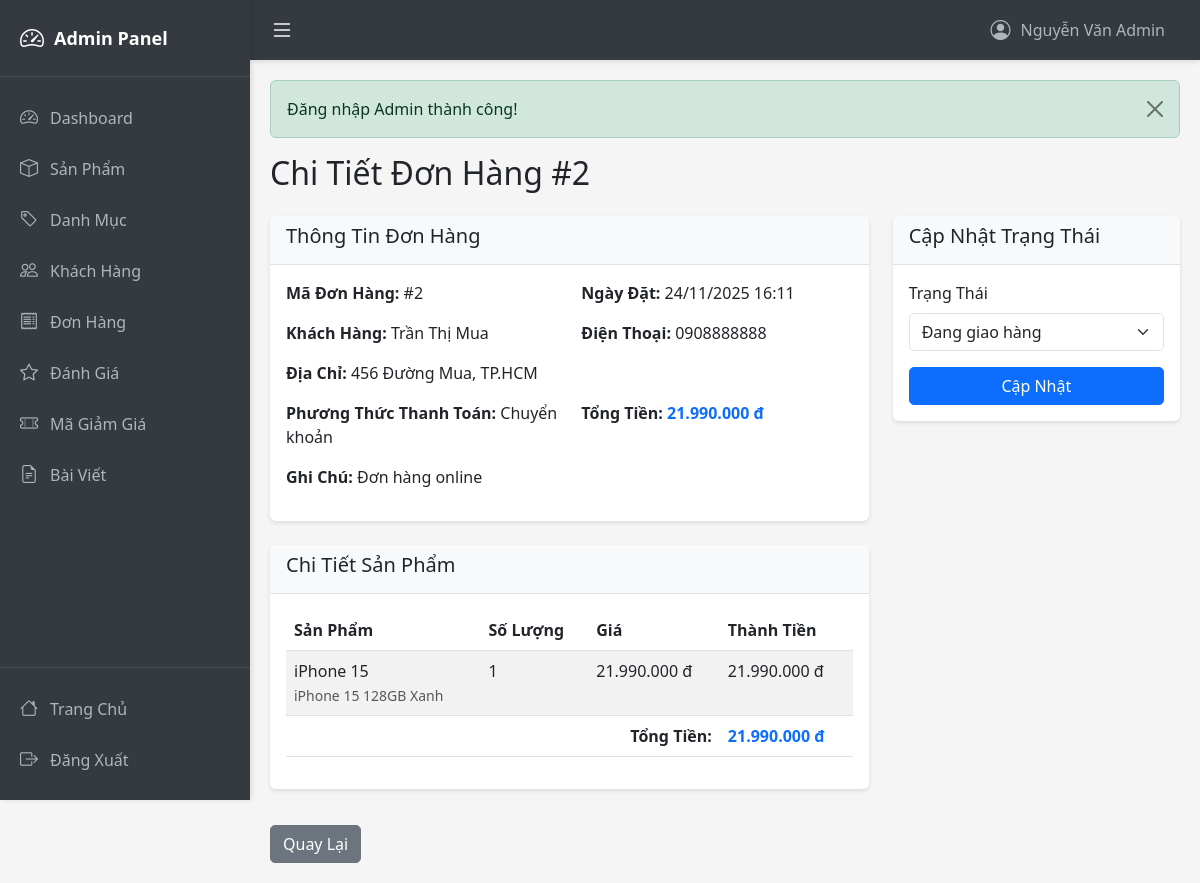
/admin/orderDetail/2 (signed in), run on the app's committed database.
### tables this page shows
CREATE TABLE Orders (
  order_id INT AUTO_INCREMENT PRIMARY KEY,
  customer_id INT,
  employee_id INT,
  order_date DATETIME DEFAULT CURRENT_TIMESTAMP,
  total_amount DECIMAL(12,2),
  order_status_id INT,
  payment_method VARCHAR(50),
  note TEXT,
  FOREIGN KEY (customer_id) REFERENCES Customers(customer_id) ON DELETE SET NULL,
  FOREIGN KEY (employee_id) REFERENCES Employees(employee_id) ON DELETE SET NULL,
  FOREIGN KEY (order_status_id) REFERENCES Order_Status(order_status_id) ON DELETE SET NULL
);

CREATE TABLE Customers (
  customer_id INT AUTO_INCREMENT PRIMARY KEY,
  full_name VARCHAR(100),
  phone_number VARCHAR(15),
  email VARCHAR(100),
  password VARCHAR(255),
  address VARCHAR(255),
  gender VARCHAR(10),
  date_of_birth DATE,
  status VARCHAR(20) DEFAULT 'active',
  created_at DATETIME DEFAULT CURRENT_TIMESTAMP
);

CREATE TABLE Order_Details (
  order_detail_id INT AUTO_INCREMENT PRIMARY KEY,
  order_id INT NOT NULL,
  variant_id INT NOT NULL,
  quantity INT,
  unit_price DECIMAL(12,2),
  discount DECIMAL(5,2),
  subtotal DECIMAL(12,2),
  FOREIGN KEY (order_id) REFERENCES Orders(order_id) ON DELETE CASCADE,
  FOREIGN KEY (variant_id) REFERENCES Product_Variants(variant_id) ON DELETE CASCADE
);

CREATE TABLE Products (
  product_id INT AUTO_INCREMENT PRIMARY KEY,
  product_name VARCHAR(100) NOT NULL,
  brand VARCHAR(50),
  description TEXT,
  created_at DATETIME DEFAULT CURRENT_TIMESTAMP,
  category_id INT,
  supplier_id INT,
  FOREIGN KEY (category_id) REFERENCES Categories(category_id) ON DELETE SET NULL,
  FOREIGN KEY (supplier_id) REFERENCES Suppliers(supplier_id) ON DELETE SET NULL
);

CREATE TABLE Product_Variants (
  variant_id INT AUTO_INCREMENT PRIMARY KEY,
  product_id INT NOT NULL,
  variant_name VARCHAR(100),
  color VARCHAR(50),
  storage VARCHAR(50),
  price DECIMAL(12,2),
  stock_quantity INT DEFAULT 0,
  warranty_months INT,
  created_at DATETIME DEFAULT CURRENT_TIMESTAMP,
  FOREIGN KEY (product_id) REFERENCES Products(product_id) ON DELETE CASCADE
);

CREATE TABLE Order_Status (
  order_status_id INT AUTO_INCREMENT PRIMARY KEY,
  status_name VARCHAR(50),
  description TEXT
);

### controllers/AdminController.php (called while the page is built, shortened)
<?php
class AdminController extends BaseController {
    private $orderModel;
    public function __construct() {
        $this->orderModel = new OrderModel();
    }
    public function orderDetail($id) {
        $order = $this->orderModel->getOrderById($id);
        $orderDetails = $this->orderModel->getOrderDetails($id);
        $statuses = $this->orderModel->getAllOrderStatuses();
        $data = [
            'order' => $order,
            'orderDetails' => $orderDetails,
            'statuses' => $statuses,
            'pageTitle' => 'Chi Tiết Đơn Hàng'
        ];
        $this->view('admin/orders/detail', $data, true);
    }
}
?>

### models/BaseModel.php (called while the page is built, shortened)
<?php
class BaseModel {
    public function __construct() {
        $db = new Database();
        $this->conn = $db->getConnection();
    }
}
?>

### config/database.php (called while the page is built, shortened)
<?php
class Database {
    private $host = "localhost";
    private $db_name = "inventory_system";
    private $username = "root";
    private $password = "";
    public function getConnection() {
        $this->conn = null;
        try {
            $this->conn = new PDO(
                "mysql:host=" . $this->host . ";dbname=" . $this->db_name . ";charset=utf8mb4",
                $this->username,
                $this->password,
                [
                    PDO::MYSQL_ATTR_INIT_COMMAND => "SET NAMES utf8mb4 COLLATE utf8mb4_unicode_ci"
                ]
            );
            $this->conn->setAttribute(PDO::ATTR_ERRMODE, PDO::ERRMODE_EXCEPTION);
            $this->conn->setAttribute(PDO::ATTR_DEFAULT_FETCH_MODE, PDO::FETCH_ASSOC);
            $this->conn->exec("SET NAMES utf8mb4");
        } catch(PDOException $e) {
            echo "Connection error: " . $e->getMessage();
        }
        return $this->conn;
    }
}
?>

### models/OrderModel.php (called while the page is built, shortened)
<?php
class OrderModel extends BaseModel {
    public function getOrderById($id) {
        $sql = "SELECT o.*, c.full_name as customer_name, c.phone_number, c.email, c.address,
                       os.status_name
                FROM Orders o
                LEFT JOIN Customers c ON o.customer_id = c.customer_id
                LEFT JOIN Order_Status os ON o.order_status_id = os.order_status_id
                WHERE o.order_id = :id";
        $stmt = $this->conn->prepare($sql);
        $stmt->bindParam(':id', $id);
        $stmt->execute();
        return $stmt->fetch();
    }
    public function getOrderDetails($orderId) {
        $sql = "SELECT od.*, pv.variant_name, pv.color, pv.storage, p.product_name, p.brand
                FROM Order_Details od
                JOIN Product_Variants pv ON od.variant_id = pv.variant_id
                JOIN Products p ON pv.product_id = p.product_id
                WHERE od.order_id = :order_id";
        $stmt = $this->conn->prepare($sql);
        $stmt->bindParam(':order_id', $orderId);
        $stmt->execute();
        return $stmt->fetchAll();
    }
    public function getAllOrderStatuses() {
        $sql = "SELECT * FROM Order_Status ORDER BY order_status_id";
        $stmt = $this->conn->prepare($sql);
        $stmt->execute();
        return $stmt->fetchAll();
    }
}
?>

### views/admin/orders/detail.php (the view)
<?php
require_once dirname(dirname(__DIR__)) . "/admin/layouts/header.php";
?>
<h2 class="mb-4">Chi Tiết Đơn Hàng #<?= $order['order_id'] ?></h2>
<div class="row">
    <div class="col-md-8">
        <div class="card mb-4">
            <div class="card-header">
                <h5>Thông Tin Đơn Hàng</h5>
            </div>
            <div class="card-body">
                <div class="row mb-3">
                    <div class="col-md-6">
                        <strong>Mã Đơn Hàng:</strong> #<?= $order['order_id'] ?>
                    </div>
                    <div class="col-md-6">
                        <strong>Ngày Đặt:</strong> <?= date('d/m/Y H:i', strtotime($order['order_date'])) ?>
                    </div>
                </div>
                <div class="row mb-3">
                    <div class="col-md-6">
                        <strong>Khách Hàng:</strong> <?= htmlspecialchars($order['customer_name']) ?>
                    </div>
                    <div class="col-md-6">
                        <strong>Điện Thoại:</strong> <?= htmlspecialchars($order['phone_number']) ?>
                    </div>
                </div>
                <div class="mb-3">
                    <strong>Địa Chỉ:</strong> <?= htmlspecialchars($order['address']) ?>
                </div>
                <div class="row mb-3">
                    <div class="col-md-6">
                        <strong>Phương Thức Thanh Toán:</strong> <?= htmlspecialchars($order['payment_method']) ?>
                    </div>
                    <div class="col-md-6">
                        <strong>Tổng Tiền:</strong>
                        <span class="text-primary fw-bold"><?= number_format($order['total_amount'], 0, ',', '.') ?> đ</span>
                    </div>
                </div>
                <?php if ($order['note']): ?>
                <div class="mb-3">
                    <strong>Ghi Chú:</strong> <?= htmlspecialchars($order['note']) ?>
                </div>
                <?php endif; ?>
            </div>
        </div>
        <div class="card">
            <div class="card-header">
                <h5>Chi Tiết Sản Phẩm</h5>
            </div>
            <div class="card-body">
                <table class="table table-striped">
                    <thead>
                        <tr>
                            <th>Sản Phẩm</th>
                            <th>Số Lượng</th>
                            <th>Giá</th>
                            <th>Thành Tiền</th>
                        </tr>
                    </thead>
                    <tbody>
                        <?php foreach ($orderDetails as $detail): ?>
                        <tr>
                            <td>
                                <?= htmlspecialchars($detail['product_name']) ?><br>
                                <small class="text-muted"><?= htmlspecialchars($detail['variant_name']) ?></small>
                            </td>
                            <td><?= $detail['quantity'] ?></td>
                            <td><?= number_format($detail['unit_price'], 0, ',', '.') ?> đ</td>
                            <td><?= number_format($detail['subtotal'], 0, ',', '.') ?> đ</td>
                        </tr>
                        <?php endforeach; ?>
                    </tbody>
                    <tfoot>
                        <tr>
                            <td colspan="3" class="text-end"><strong>Tổng Tiền:</strong></td>
                            <td class="fw-bold text-primary"><?= number_format($order['total_amount'], 0, ',', '.') ?> đ</td>
                        </tr>
                    </tfoot>
                </table>
            </div>
        </div>
    </div>
    <div class="col-md-4">
        <div class="card">
            <div class="card-header">
                <h5>Cập Nhật Trạng Thái</h5>
            </div>
            <div class="card-body">
                <form method="POST" action="<?= BASE_URL ?>admin/orderDetail/<?= $order['order_id'] ?>">
                    <div class="mb-3">
                        <label for="status_id" class="form-label">Trạng Thái</label>
                        <select class="form-select" id="status_id" name="status_id" required>
                            <?php foreach ($statuses as $status): ?>
                            <option value="<?= $status['order_status_id'] ?>"
                                    <?= $status['order_status_id'] == $order['order_status_id'] ? 'selected' : '' ?>>
                                <?= htmlspecialchars($status['status_name']) ?>
                            </option>
                            <?php endforeach; ?>
                        </select>
                    </div>
                    <button type="submit" class="btn btn-primary w-100">Cập Nhật</button>
                </form>
            </div>
        </div>
    </div>
</div>
<div class="mt-3">
    <a href="<?= BASE_URL ?>admin/orders" class="btn btn-secondary">Quay Lại</a>
</div>
<?php require_once dirname(dirname(__DIR__)) . "/admin/layouts/footer.php"; ?>

### public/css/admin.css (style rules this page uses)
:root { --sidebar-width: 250px; --sidebar-collapsed-width: 70px; --topbar-height: 60px; --primary-color: #343a40; --secondary-color: #495057; --accent-color: #007bff; }
* { margin: 0; padding: 0; box-sizing: border-box; }
body { background-color: #f5f5f5; display: flex; flex-direction: column; }
.card { border: none; box-shadow: 0 2px 4px rgba(0,0,0,0.1); margin-bottom: 20px; }
.card-header { background-color: #f8f9fa; font-weight: bold; border-bottom: 1px solid #dee2e6; }
.table { background-color: white; }
.table thead { background-color: #f8f9fa; }
.btn { border-radius: 5px; }
.form-control, .form-select { border-radius: 5px; }

### data on the page
orders: order_id "2", order_date "24/11/2025 16:11", customer.full_name "Trần Thị Mua", customer.phone_number "0908888888", customer.address "456 Đường Mua, TP.HCM", payment_method "Chuyển khoản", total_amount "21.990.000", note "Đơn hàng online", status_id "Đang giao hàng"
order_details: products.product_name "iPhone 15", variant.variant_name "iPhone 15 128GB Xanh", quantity "1", unit_price "21.990.000", subtotal "21.990.000"

### other printed values
$_SESSION['admin_name'] "Nguyễn Văn Admin"
$_SESSION['success'] "Đăng nhập Admin thành công!"
